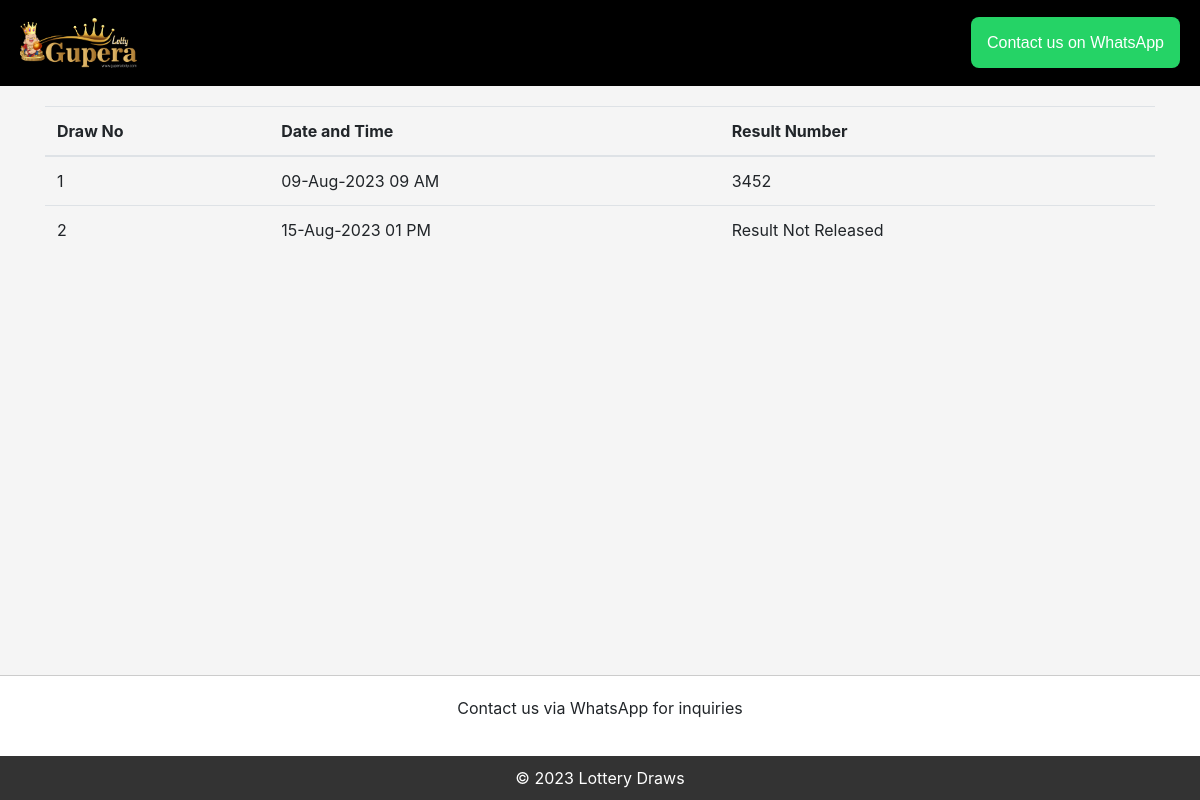
/draws/, run on an earlier commit of the app's database.
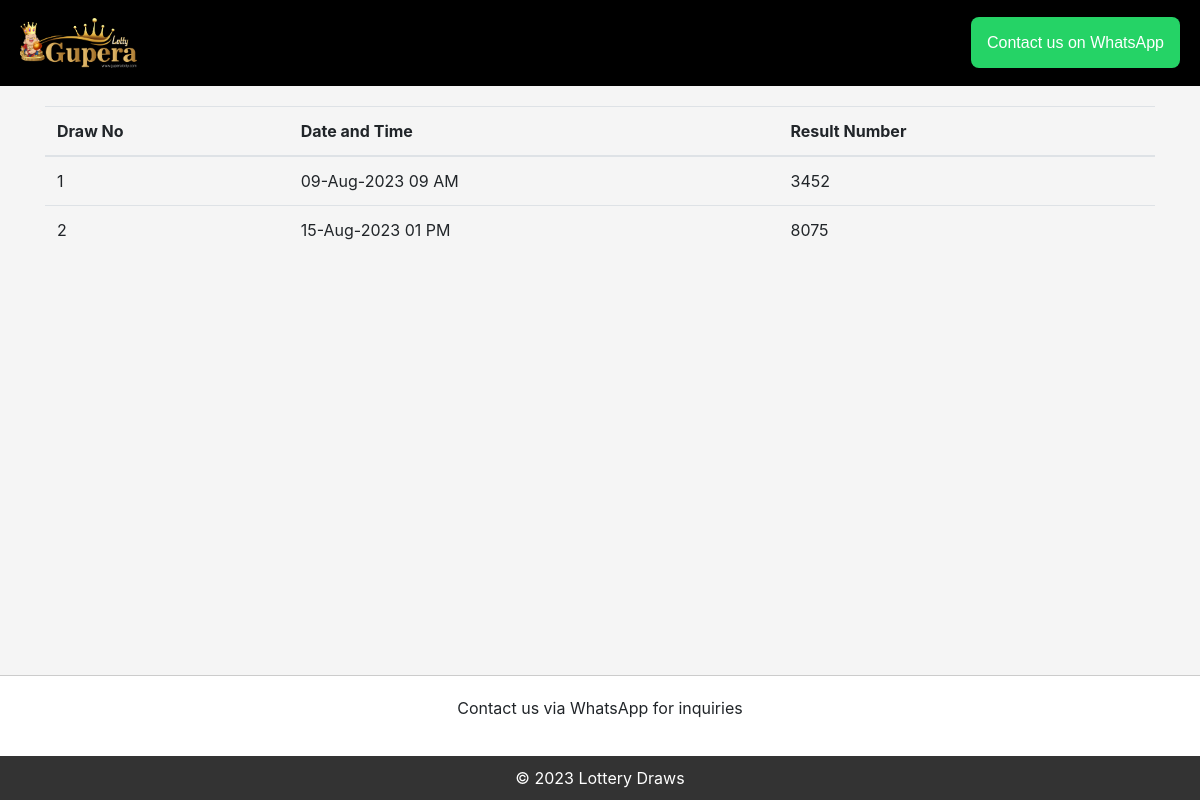
And on a later commit of the database.
### KuberaApp/models.py (models this page shows, shortened)
class Draw(models.Model):
    draw_uuid          = models.UUIDField(default=uuid.uuid4, editable=False, unique=True)
    draw_date          = models.DateField()
    draw_time          = models.TimeField()
    result_number      = models.PositiveIntegerField(default=0)
    released           = models.BooleanField(default=False)
    winning_percentage = models.DecimalField(max_digits=5, decimal_places=2,blank=True,null=True)
    loot_amount        = models.DecimalField(max_digits=10, decimal_places=2,blank=True,null=True)
    is_active          = models.BooleanField(default=False)
    result_generated   = models.BooleanField(default=False)
    orders_accepted   = models.BooleanField(default=False)

### KuberaApp/views.py (the view)
# urls.py: path('draws/', views.draws_list, name='draws_list'),
def draws_list(request):
    active_draws = Draw.objects.all()
    context = {'active_draws': active_draws}
    return render(request, 'kuberaapp/results.html', context)

### KuberaApp/context_processor.py (called while the page is built)
def website_info_context(request):
    try:
        website_info = WebsiteInfo.objects.first()  # Retrieve the first WebsiteInfo object
    except WebsiteInfo.DoesNotExist:
        website_info = None
    context = {
        'website_info': website_info
    }
    return context

### templates/kuberaapp/results.html (shortened to what this page needs)
{% load static %}
<!DOCTYPE html>
<html>
<head>
    <link rel="stylesheet" href="https://stackpath.bootstrapcdn.com/bootstrap/4.5.2/css/bootstrap.min.css">
</head>
<body>
    <div class="header">
        <img class="logo" src="{% static 'logo-1.jpg' %}" alt="Logo">
        <h1><a href="https://api.whatsapp.com/send?phone=3197010240285" style="display: inline-block; padding:16px; border-radius: 8px; background-color: #25D366; color: #fff; text-decoration: none; font-family: sans-serif; font-size: 16px;">Contact us on WhatsApp</a></h1>
    </div>
    <div class="container draws-container">
        <table class="table">
            <thead>
                <tr>
                    <th>Draw No</th>
                    <th>Date and Time</th>
                    <th>Result Number</th>
                </tr>
            </thead>
            <tbody>
                {% for draw in active_draws %}
                <tr>
                    <td>{{ draw.pk }}</td>
                    <td>{{ draw.draw_date|date:"d-M-Y" }} {{ draw.draw_time|time:"h A" }}</td>
                    <td>{% if draw.result_generated %}{{ draw.result_number }}{% else %}Result Not Released{% endif %}</td>
                </tr>
                {% endfor %}
            </tbody>
        </table>
    </div>
    <div class="contact-us">
        <p>Contact us via WhatsApp for inquiries</p>
    </div>
    <div class="footer">
        &copy; 2023 Lottery Draws
    </div>
</body>
</html>

What changed in the data, as far as the page shows it:
changed Draw "15-Aug-2023": result_number (not shown) → "8075"; no longer shows "Result Not Released"
